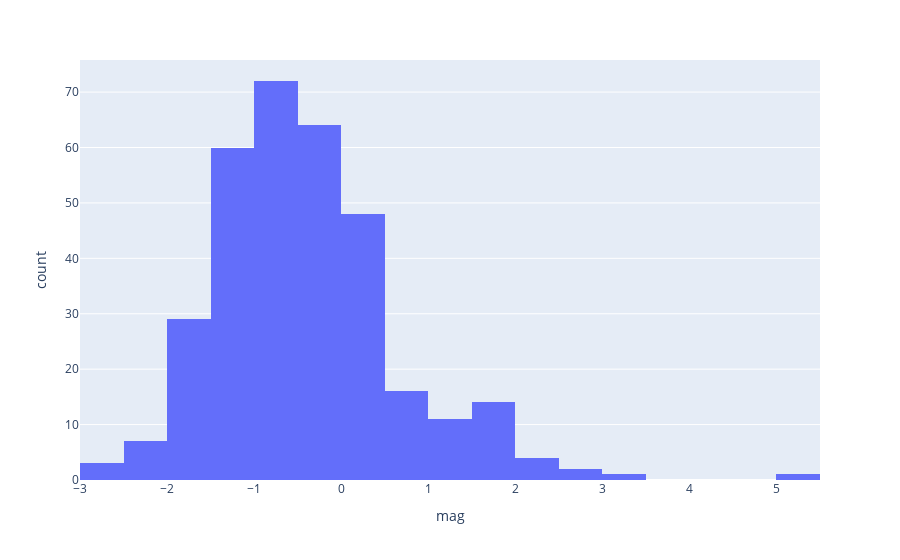

The notebook cell this image was saved under:
### Code cell
temp_pd_loc=pd_loc[pd_loc.mag!='NM']
mags=pd.to_numeric(temp_pd_loc["mag"])
temp_pd_loc=temp_pd_loc.drop(columns=['mag'])
temp_pd_loc["mag"]=mags
import plotly.express as px
df = px.data.tips()
fig = px.histogram(temp_pd_loc, x="mag")
fig.show()

### Figure 1 — Plotly figure (JSON) as saved in the notebook; plotly's stock layout.template omitted (floating-point values rounded to 4 significant figures; data arrays with more than 128 entries replaced by an {"elided": "..."} marker saying what was removed)
{"data": [{"alignmentgroup": "True", "bingroup": "x", "hovertemplate": "mag=%{x}<br>count=%{y}<extra></extra>", "legendgroup": "", "marker": {"color": "#636efa"}, "name": "", "offsetgroup": "", "orientation": "v", "showlegend": false, "type": "histogram", "x": {"elided": "332 float values"}, "xaxis": "x", "yaxis": "y"}], "layout": {"barmode": "relative", "legend": {"tracegroupgap": 0}, "margin": {"t": 60}, "xaxis": {"anchor": "y", "domain": [0, 1], "title": {"text": "mag"}}, "yaxis": {"anchor": "x", "domain": [0, 1], "title": {"text": "count"}}}}
